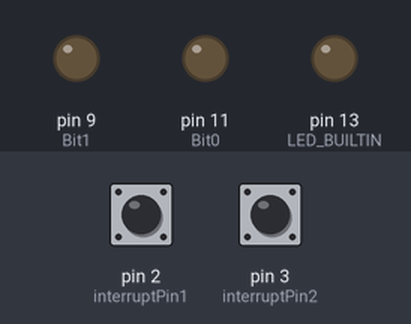
Simulated run of this sketch. Board: Arduino Uno, built with avr-gcc and run on an emulated ATmega328P. Shown: output pins drawn as LEDs (lit = HIGH). Inputs (shaded band) come from the test bench; at power-on: pin 3 (interruptPin2) LOW, pin 2 (interruptPin1) LOW.

Above: at 1.2 s.
1.3 s: pin 3 (interruptPin2) pulled HIGH for 0.15 s
At 2.1 s:
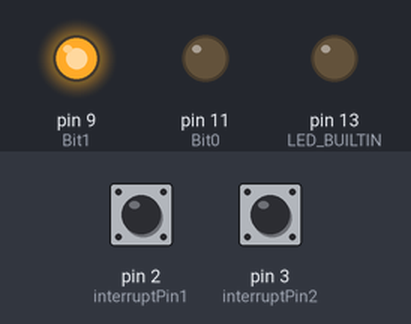
2.9 s: pin 3 (interruptPin2) pulled HIGH for 1 s
At 3.3 s:
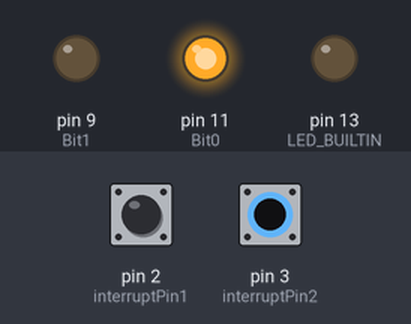
5.4 s: pin 3 (interruptPin2) pulled HIGH for 0.15 s
At 6.4 s:
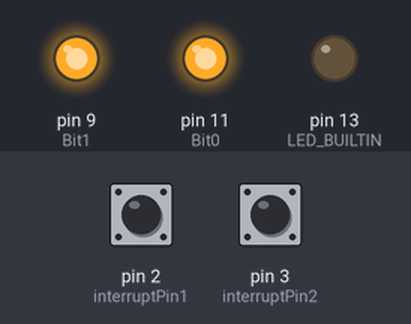
7.0 s: pin 2 (interruptPin1) pulled HIGH for 0.15 s
At 7.6 s:
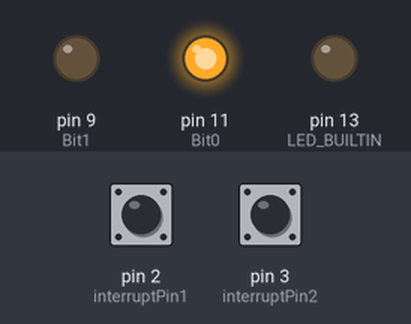
8.6 s: pin 2 (interruptPin1) pulled HIGH for 1 s
At 10.0 s:
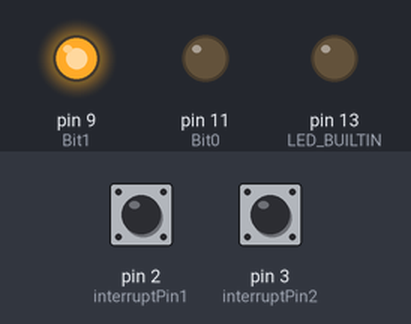
Timing chart, 0 to 11.6 s (numbered marks = the images above; inputs shaded):
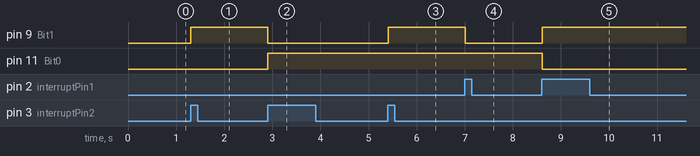

The sketch:

2bp_interrupts.ino
```cpp
#define strongNotTaken 0           //the states of the 2bp  (00;01;10;11)
#define weakNotTaken 1
#define weakTaken 2
#define strongTaken 3
                                   //setting up the pins
const byte Bit0 = 11;              //pin 11 is B0 of the predictor
const byte Bit1 = 9;               //pin 9 is B1 of the predictor
const byte interruptPin1 = 2;      //this pin is used for interrupting when the event bit is 0 or LOW
const byte interruptPin2 = 3;      //this pin is used for interrupting when the event bit is 1 or HIGH
#define notTakenEvent 0
#define takenEvent 1
#define resetEvent 2
int eventState = resetEvent;

int state = strongNotTaken;        //the initial state of the 2BP, 00

void setup()                       //setting up the pins and interrupts
{
  pinMode(interruptPin1, INPUT);
  pinMode(interruptPin2, INPUT);
  pinMode(LED_BUILTIN, OUTPUT);
  pinMode(Bit0, OUTPUT);
  pinMode(Bit1, OUTPUT);
  attachInterrupt(digitalPinToInterrupt(interruptPin1), event0, RISING);        //whenever the value of pin 2 linked to the interrupt is changed from a 0 to a 1 the function "event0" happens
  attachInterrupt(digitalPinToInterrupt(interruptPin2), event1, RISING);        //used when the event is 1 and runs function "event1"
}

void loop()                         //main code of the 2BP
{
  switch(state){
    case strongNotTaken:            //first state of the 2BP, displayed by the LED lights connected to pins 11 and 9
    	digitalWrite(Bit0,LOW);
    	digitalWrite(Bit1,LOW);
    	if(eventState == takenEvent){          //if interrupt 2 has occured we swap to state weakNotTaken
          state = weakNotTaken;
    	}
    eventState = resetEvent;                 //resets the eventState variable so it doesnt get reused after an interrupt
    break;

    case weakNotTaken:
    	digitalWrite(Bit0,LOW);
    	digitalWrite(Bit1,HIGH);
      if(eventState == notTakenEvent){          //swaps to strongNotTaken or weakTaken based on what interrupt occured
          state = strongNotTaken;
    	}
    	if(eventState == takenEvent){
          state = weakTaken;
    	}
    eventState = resetEvent;
    break;

    case weakTaken:
    	digitalWrite(Bit0,HIGH);
    	digitalWrite(Bit1,LOW);
      if(eventState == notTakenEvent){
          state = weakNotTaken;
    	}
    	if(eventState == takenEvent){
          state = strongTaken;
    	}
    eventState = resetEvent;
    break;

    case strongTaken:
    	digitalWrite(Bit0,HIGH);
    	digitalWrite(Bit1,HIGH);
    	if(eventState == notTakenEvent){
          state = weakTaken;
    	}
    eventState = resetEvent;
    break;
  }
  delay(5);
}

void event0() {               //ISR function that gets called when event0 happens and promts the state to switch to another before breaking out of it
	eventState = notTakenEvent;
}
void event1() {               //acts as ISR for when the event bit is 1
	eventState = takenEvent;
}
```

Measured:
- after the input at 1.3 s, pin 9 (Bit1): LOW → HIGH at once
- after the input at 2.9 s, pin 9 (Bit1): HIGH → LOW at once; pin 11 (Bit0): LOW → HIGH at once
- after the input at 5.4 s, pin 9 (Bit1): LOW → HIGH at once
- after the input at 7.0 s, pin 9 (Bit1): HIGH → LOW at once
- after the input at 8.6 s, pin 9 (Bit1): LOW → HIGH at once; pin 11 (Bit0): HIGH → LOW at once
